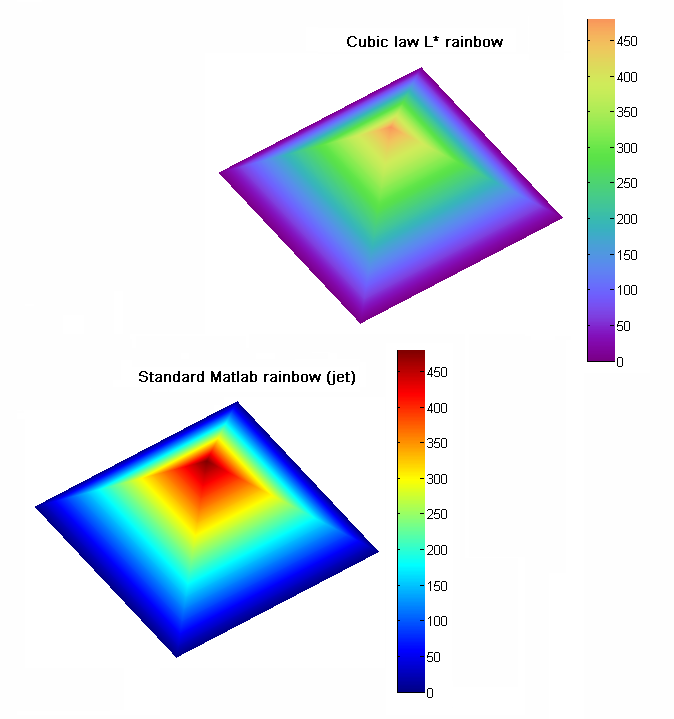
%> input picture MiscTools/pmkmp/examples1.png, 674 x 719 px
$ octave --eval "result = eigenSegmentation(im2double(imread('MiscTools/pmkmp/examples1.png')));"   (GNU Octave 9; MATLAB toolbox functions it lacks are replaced by stand-ins)
%> lines starting %> are read from the running program, lines starting %| are printed output that depends on the picture
### hessianMatrix.m
function [H,D]=hessianMatrix(A,h)
% function computes the hessian matrix of A at all points answer is output
% as a cell array. Also computes the divergence,D.

%This is another comment. We all love jeff's work.
if nargin==1
    h=1;
end
if ndims(A)==3
[Ay,Ax,Az]=gradient(A,h);
[Axy,Axx,Axz]=gradient(Ax,h);
[Ayy,Ayx,Ayz]=gradient(Ay,h);
[Azy,Azx,Azz]=gradient(Az,h);

H{1,1}=Axx; H{1,2}=Ayx; H{1,3}=Azx;
H{2,1}=Axy; H{2,2}=Ayy; H{2,3}=Azy;
H{3,1}=Axz; H{3,2}=Ayz; H{3,3}=Azz;

D{1,1}=Ax; D{1,2}=Ay; D{1,3}=Az;

elseif ndims(A)==2
[Ay,Ax]=gradient(A,h);
[Axy,Axx]=gradient(Ax,h);
[Ayy,Ayx]=gradient(Ay,h);


H{1,1}=Axx; H{1,2}=Ayx;
H{2,1}=Axy; H{2,2}=Ayy;

D{1,1}=Ax; D{1,2}=Ay;
end

### hessianEig.m
function [ Heig ,HeigVec ] = hessianEig( H ,Hmask)

%UNTITLED Summary of this function goes here
%   Calculates eigenvalues of the hessian matrix H

if nargin==1
    Hmask=ones(size(H{1,1}));
end
Hsize=size(H{1,1});
Hind=find(Hmask);
if numel(Hsize)==3
    [Hmaskx,Hmasky,Hmaskz]=ind2sub(Hsize,Hind);

    Hlin=cellfun(@(x) reshape(x,1,1,[]),H,'UniformOutput',false);
    Hlin=cell2mat(Hlin);
    Heig=zeros(Hsize(1),Hsize(2),Hsize(3),3);
    for iPix=1:length(Hmaskx)
        [V,D]=eig(Hlin(:,:,Hind(iPix)));


        Heig(Hmaskx(iPix),Hmasky(iPix),Hmaskz(iPix),:)=...
            D(eye(3)>0);

    end
elseif numel(Hsize)==2
        [Hmaskx,Hmasky]=ind2sub(Hsize,Hind);

    Hlin=cellfun(@(x) reshape(x,1,1,[]),H,'UniformOutput',false);
    Hlin=cell2mat(Hlin);
    Heig=zeros(Hsize(1),Hsize(2),2);


            [V,D]=eig2D(Hlin);

           Heig(:,:,1)=reshape(D(1,1,:),Hsize(1),Hsize(2));
           Heig(:,:,2)=reshape(D(1,2,:),Hsize(1),Hsize(2));
           HeigVec{1,1}=reshape(V(1,1,:),Hsize(1),Hsize(2));
           HeigVec{1,2}=reshape(V(1,2,:),Hsize(1),Hsize(2));
           HeigVec{2,1}=reshape(V(2,1,:),Hsize(1),Hsize(2));
           HeigVec{2,2}=reshape(V(2,2,:),Hsize(1),Hsize(2));


end

if nargout==2


end


end

% [67 lines left out: functions eig2D, eig3D, not called in this run]

### eigenSegmentation.m
function Dim=eigenSegmentation(imageIn)

%based on Yi's segmentation algorithm, finds eigenvalues and eigen vectors
%of hessian matrix, then measures the local ordering of the eigen vectors
%as a way of producing image contrast.
H=hessianMatrix(imageIn,10);
%> in hessianMatrix, `[Ay,Ax,Az]=gradient(A,h);`:
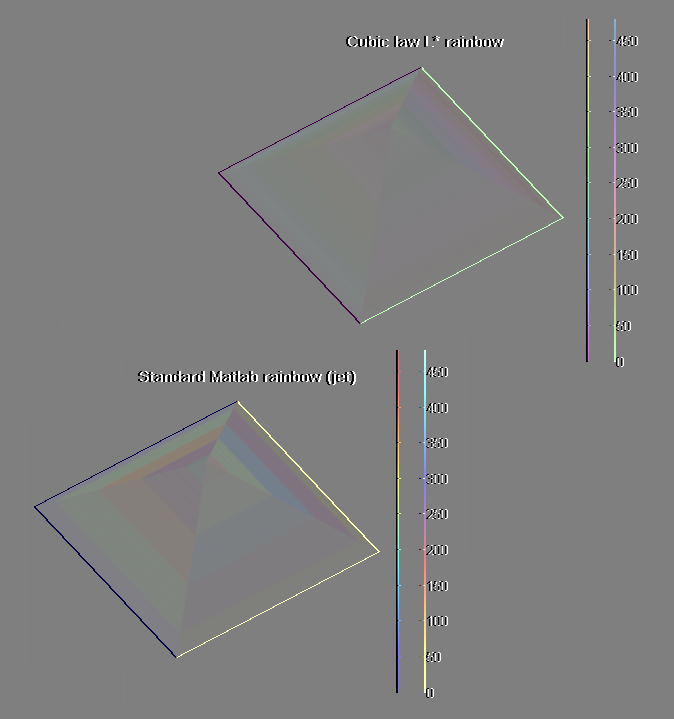
%> Ay: size 719x674x3 double; mean R, G, B 3.53e-20, 1.34e-20, -1.25e-20; drawn with min black and max white
%> in hessianMatrix, `[Ay,Ax,Az]=gradient(A,h);`:
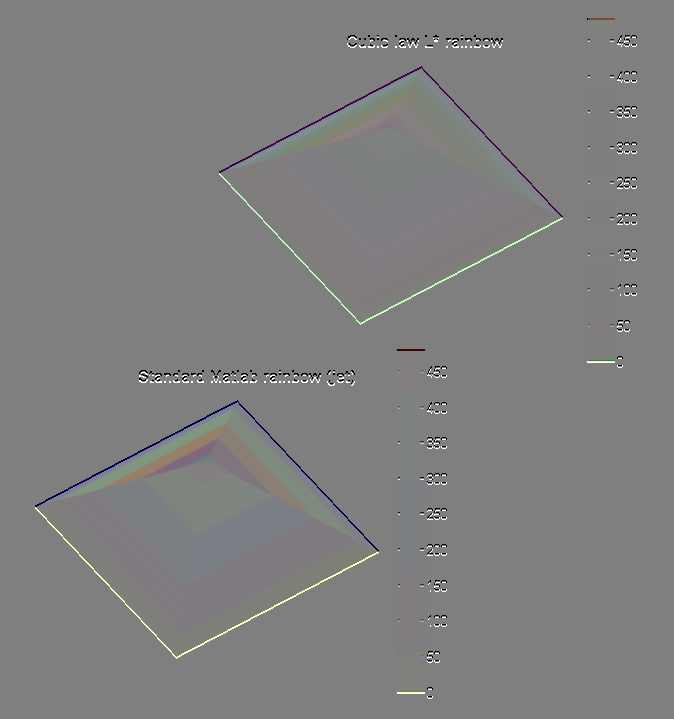
%> Ax: size 719x674x3 double; mean R, G, B -6.23e-08, -6.23e-08, -6.23e-08; drawn with min black and max white
%> in hessianMatrix, `[Ay,Ax,Az]=gradient(A,h);`:
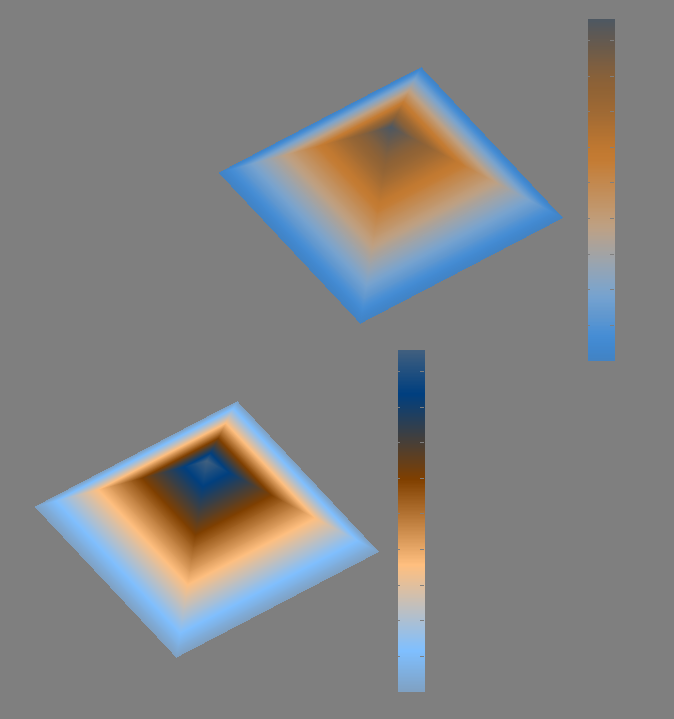
%> Az: size 719x674x3 double; mean R, G, B 0.00341, 0.00325, 0.00309; drawn with min black and max white
%> in hessianMatrix, `[Axy,Axx,Axz]=gradient(Ax,h);`:
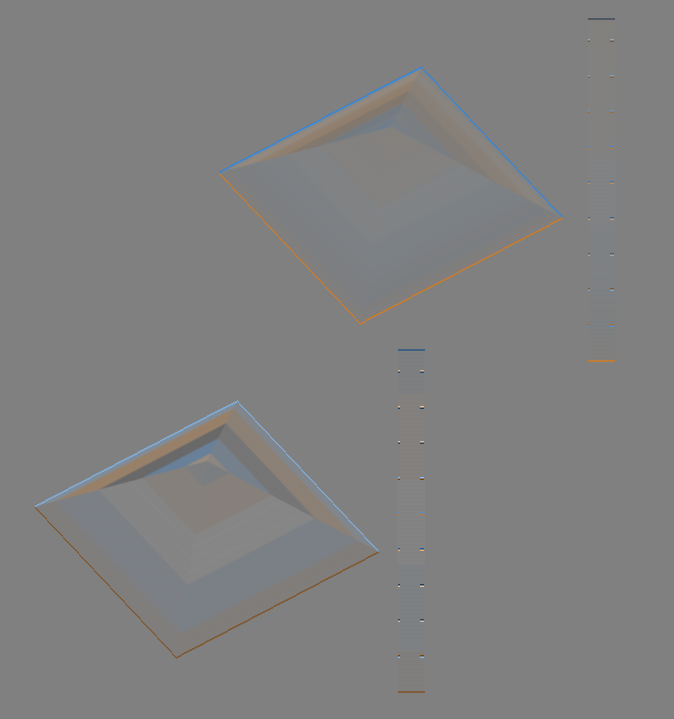
%> Axz: size 719x674x3 double; mean R, G, B -1.47e-19, -1.44e-19, 2.16e-19; drawn with min black and max white
%> in hessianMatrix, `[Ayy,Ayx,Ayz]=gradient(Ay,h);`:
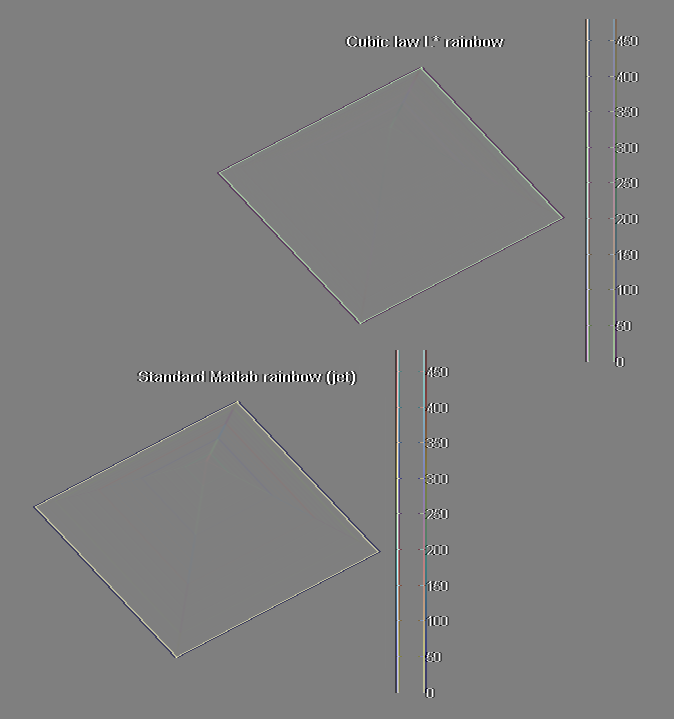
%> Ayy: size 719x674x3 double; mean R, G, B 9.67e-23, 1.22e-22, 3.58e-23; drawn with min black and max white
%> in hessianMatrix, `[Ayy,Ayx,Ayz]=gradient(Ay,h);`:
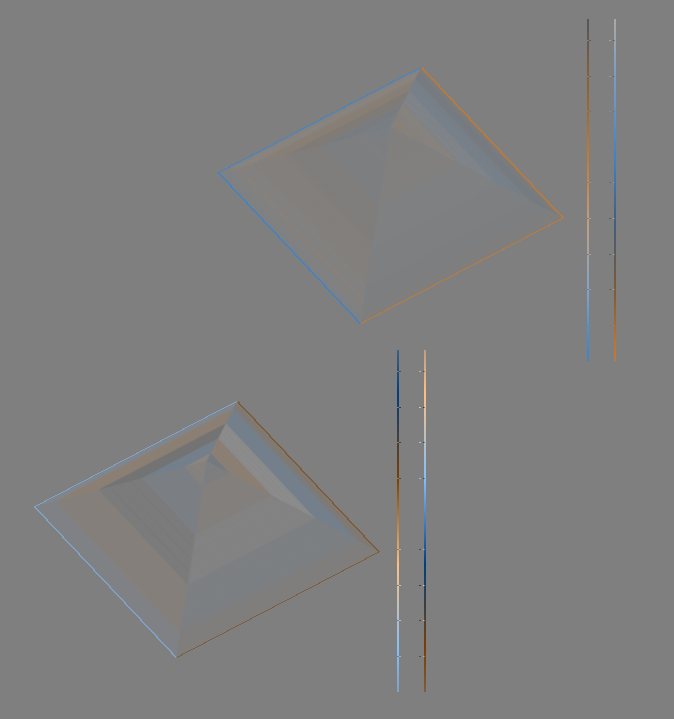
%> Ayz: size 719x674x3 double; mean R, G, B 3.38e-22, 6.62e-23, 3.83e-22; drawn with min black and max white
%> in hessianMatrix, `[Azy,Azx,Azz]=gradient(Az,h);`:
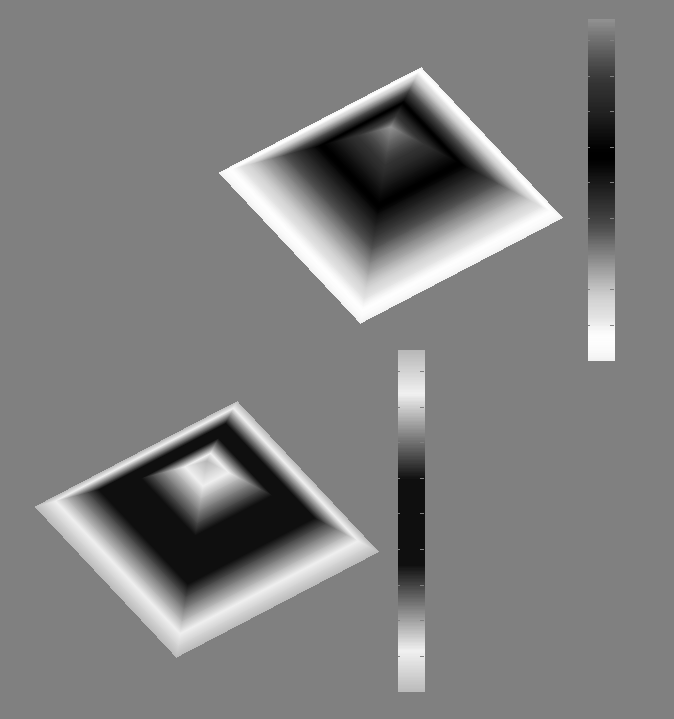
%> Azz: size 719x674x3 double; mean R, G, B -1.6e-05, -1.6e-05, -1.6e-05; drawn with min black and max white
[Heig,HV]=hessianEig(H);
deltaEig=Heig(:,:,1)-Heig(:,:,2);
X=HV{1,1}.*deltaEig;
Y=HV{2,1}.*deltaEig;
X(isnan(X))=0;
Y(isnan(Y))=0;
g=X.*smooth2a(X,3,3)+Y.*smooth2a(Y,3,3);
testData=[imageIn(:),reshape(Heig(:,:,1),1,[])',reshape(Heig(:,:,2),1,[])'];
testData=zscore(testData);
testData(:,end)=3*testData(:,end);
[IDX,C,sumd,D] =kmeans(testData,2,'start','uniform');
D=bsxfun(@rdivide,D,sum(D,2));

DD=D(:,1)./(sum(D(:,1:2),2));
if mean(imageIn(DD>.9))<mean(imageIn(DD<.1))
     DD=1-DD;
end
IDX=DD>.5;
%sIDX=IDX>1.5;
if mean(imageIn(IDX>.9))<mean(imageIn(IDX<.1))
    IDX=~IDX;
end
Dim=reshape(IDX,size(imageIn));
% [5 lines of commented-out code are left out]
%> in eigenSegmentation, `H=hessianMatrix(imageIn,10);`: H = 9 items
%> in hessianEig, `Hmask=ones(size(H{1,1}));`: Hmask: size 719x674x3 double; every value is 1
%> in hessianEig, `Hsize=size(H{1,1});`: Hsize = [719 674 3]
%> in hessianEig, `Hind=find(Hmask);`: Hind = 1453818 values from 1 to 1453818
%> in hessianEig, `Hlin=cellfun(@(x) reshape(x,1,1,[]),H,'UniformOutput',false);`: Hlin = 9 items
%> (the run ends here)
